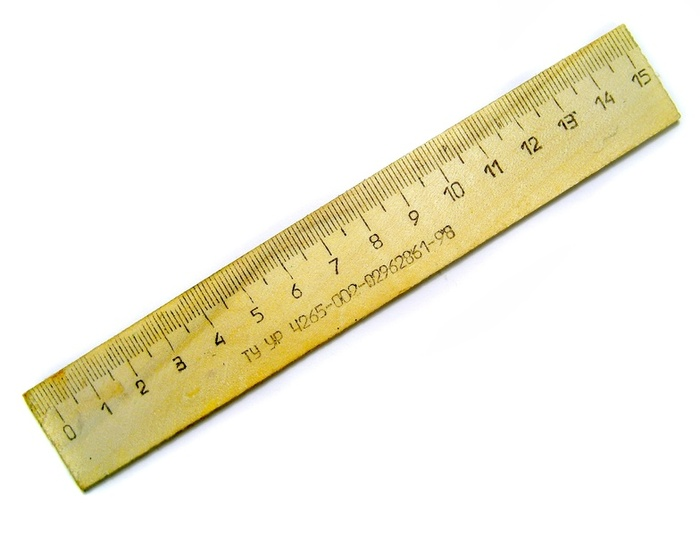
%> input picture ruler.jpg, 700 x 536 px
$ octave DerekConwayC12728815_LabTest.m   (GNU Octave 9; MATLAB toolbox functions it lacks are replaced by stand-ins)
%> lines starting %> are read from the running program, lines starting %| are printed output that depends on the picture; in (x1, y1, x2, y2) boxes, pixels count from 0 and x2, y2 are one past the last pixel; in counts of white or black regions, pixels touching at a corner belong together; the program's own positions count from 1
%%%%%%%%%%%%%%%%%%%%%%%%%%%%%%%%%%%%%%%%%%%%%%%%%%%%%%%%%%%%%
%
%   Image Processing Class Test 28/04/16
%   Draw a line through the centre of the ruler,
%   Get the pixels per cm
%
%
%%%%%%%%%%%%%%%%%%%%%%%%%%%%%%%%%%%%%%%%%%%%%%%%%%%%%%%%%%%%%%%%%

%   The algorithm has only been tested on the ruler image and magic numbers
%   have been used to threshold and travers the cornerpoints array
%   Corners were obtained using edge detection and then applying bwmorph
%   function to make the line 1 pixel wide and getting the endpoints of the
%   line.
%   Given the time limit imposed, I was not able to implement the algorith
%   without using magic numbers, an improvement that could be rectified.
%   I also have not come accross the theorum of 'best fit', so I used the
%   distace between points to get the mid point of the ends of the ruler to
%   plot the centre line manually.
%   The length of the line was obtained using pythagorus on these two
%   points.
%   As such the algorithm will most likely only work on this image.
%


clc % clear screen
clear all % clear memory
close all % close any open images
%Read image and make a working copy
sopen = strel('disk',5);
Original = imread('ruler.jpg');
%> Original is the input picture: size 536x700x3 uint8; mean R, G, B 243.1, 239.2, 221.6
I = im2double(Original);
I = rgb2gray(I);
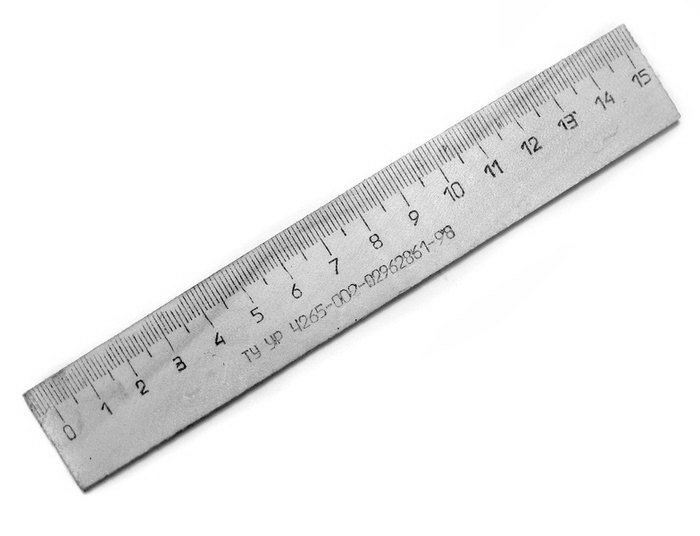
%> I: size 536x700 double; min 0.0129, max 1, mean 0.935
BW = I > 0.85;
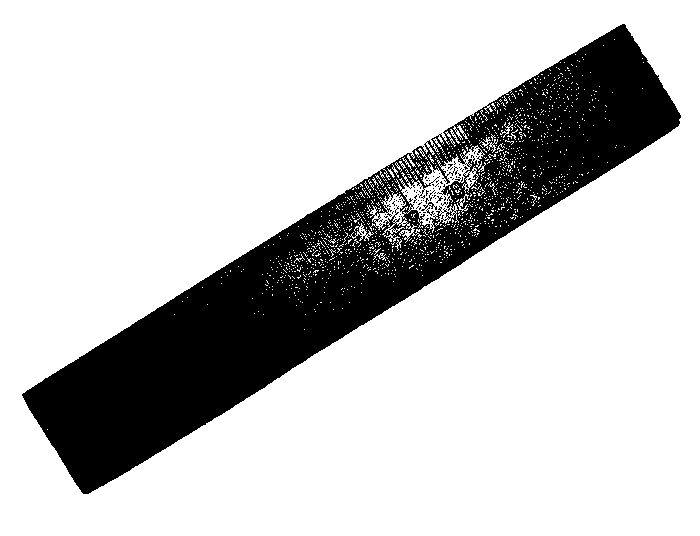
%> BW: size 536x700 logical; 78.9% white; 88 black regions (85 under 20 px), largest, box (x1, y1, x2, y2) and area: (22, 24, 681, 494) 78745, (421, 202, 437, 211) 44, (426, 207, 435, 216) 22
New = BW.*I;
New = imopen(New,sopen);
New=~New;
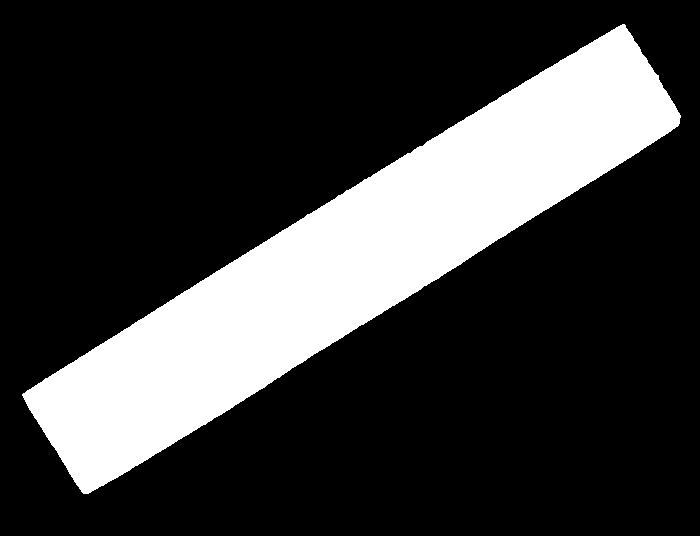
%> New: size 536x700 logical; 22.9% white; 1 white region, box (x1, y1, x2, y2) and area: (22, 24, 681, 494) 86057
imshow(New),title 'Extracted object from image';
BW = im2double(New);

%Sobel_Fieldman filter for edge detection
SobelH = [1 0 -1;
          2 0 -2;
          1 0 -1]/4;

SobelV = [-1 -2 -1;
           0  0  0;
           1  2  1]/4;

%Apply the edge detector
Ix = conv2(BW,SobelH,'same');
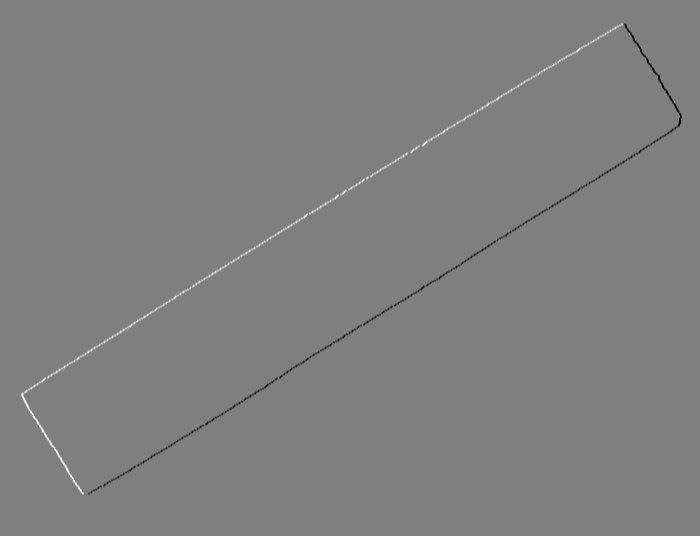
%> Ix: size 536x700 double; min -1, max 1, mean 0; drawn with min black and max white

Iy = conv2(BW,SobelV,'same');
%Get an images of horizontal and vertical edges
EH =(Ix - min(Ix(:)))/(max(Ix(:))-min(Ix(:)));
EV =(Iy - min(Iy(:)))/(max(Iy(:))-min(Iy(:)));


%%%%%%%%%     Find the corners %%%%%%%%%%%%%%%%%%%%%%%%%%

g = [1 4 1; 4 7 4; 1 4 1]/27;

Ix2 = conv2(Ix.^2, g, 'same'); % Smoothed squared image derivatives
Iy2 = conv2(Iy.^2, g, 'same');
Ixy = conv2(Ix.*Iy, g, 'same');


a = 0.04;
Output = Ixy;
%Output = imopen(Output,sclose);
Output = imclose(Output,sopen);
figure, imshow (Output),title 'edge';


%Skeleton image to plot the corner points
ThinLineImage = bwmorph(Output,'thin',inf);
%> ThinLineImage: size 536x700 logical; 0.05% white in thin lines or dots, all inside (x1, y1, x2, y2) = (21, 24, 681, 494)
figure;
imshow(Original), title 'Finished Ruler';
Corners = bwmorph(ThinLineImage, 'endpoints');
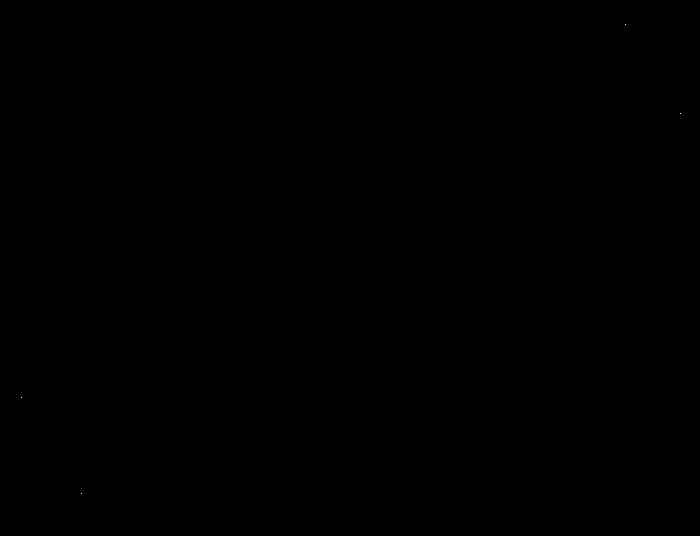
%> Corners: size 536x700 logical; 0% white in thin lines or dots, all inside (x1, y1, x2, y2) = (21, 24, 681, 494)

hold all;
% Get the points of interest and plot tem
[y,x] = find(Corners);
%> y = [398; 494; 25; 114]; x = [22; 82; 626; 681]
XYpoints = [y,x];
%> XYpoints = [398 22; 494 82; 25 626; 114 681]
plot(x,y,'*','LineWidth',2,'Color','red');

xValue = [((x(3)+x(4))/2),((x(1)+x(2))/2)];
%> xValue = [653.5 52]


yValue = [((y(3)+y(4))/2),((y(1)+y(2))/2)];
%> yValue = [69.5 446]


plot(xValue,yValue,'LineWidth',2,'Color','Red');

%pythagarous theorum to get the length of the line from 2 points

lengthOfLine = sqrt((abs((xValue(1)-xValue(2))^2))+(abs((yValue(1)- yValue(2))^2)));
%> lengthOfLine = 709.6
pixelsPerCm = int64(lengthOfLine/16);
%> pixelsPerCm = 44
outputString = sprintf('There are %d pixels per cm on the image',pixelsPerCm);
%> outputString = 'There are 44 pixels per cm on the image'

text(100,100,outputString);
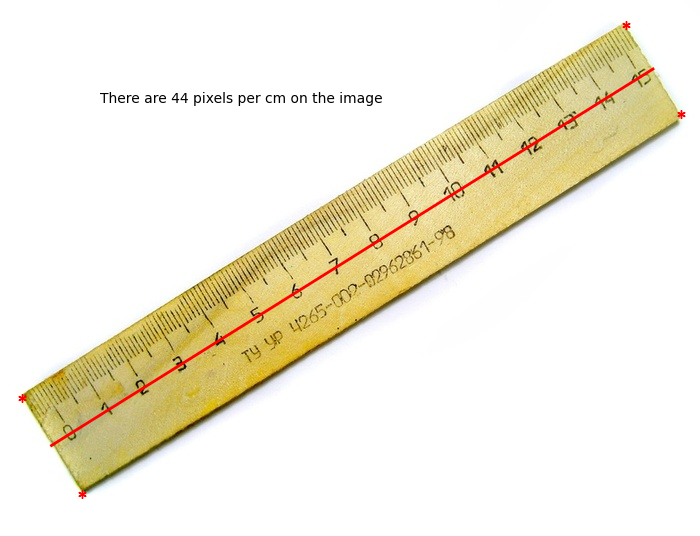
%> figure redrawn from the program's plot data; its title reads 'Finished Ruler'

%%%%%%%%%%%%%%%%%%%%%%%%%%%%%%%%%%%%%%%%%%%%%%%%%%%%%%%%%%%%%%%%%%%%%%%%%
%%%%%%%%%%%%%%%%%%%%%%%%%%%%%%%%%%%%%%%%%%%%%%%%%%%%%%%%%%%%%%%%%%%%%%%%%
%
%                        ATTEMPT AT LINE OF BEST FIT


ValueOfx=0;
ValueOfy=0;
counterPoints=length(XYpoints);
%> counterPoints = 4
figure,imshow(Original), title 'Line of best fit';

%get sum of all x values and y values
for i=1:length(XYpoints);
    xy = XYpoints(i);
    ValueOfx=ValueOfx+(x(i));
    ValueOfy=ValueOfy+(y(i));
end
%> this loop made 4 passes
%> (xy, ValueOfx, ValueOfy) on passes 1 to 4: (398, 22, 398), (494, 104, 892), (25, 730, 917), (114, 1411, 1031)
%divide the sums by the number of corner points
meanX= ValueOfx/counterPoints;
%> meanX = 352.8
meanY= ValueOfy/counterPoints;
%> meanY = 257.8

%after doing the above, I discover that a line can be applied by:

%http://uk.mathworks.com/matlabcentral/answers/89335
%-how-do-i-make-a-best-fit-line-along-with-getting-r-2-on-matlab
coeffs = polyfit(x, y, 1);
%> coeffs = [-0.606 471.4]
% Get fitted values
BestFitX = linspace(((x(1)+x(2))/2),((x(3)+x(4))/2), 100);
%> BestFitX = 100 values from 52 to 653.5
BestFitY = polyval(coeffs, BestFitX);
%> BestFitY = 100 values, max 439.9 at index 1, min 75.6 at index 100, mean 257.7
% Plot the fitted line
hold on;
plot(BestFitX, BestFitY, 'r-', 'LineWidth', 2);
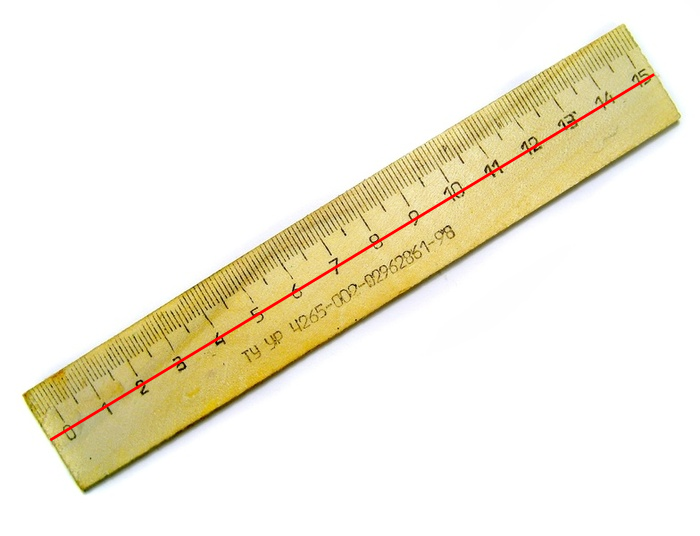
%> figure redrawn from the program's plot data; its title reads 'Line of best fit'
